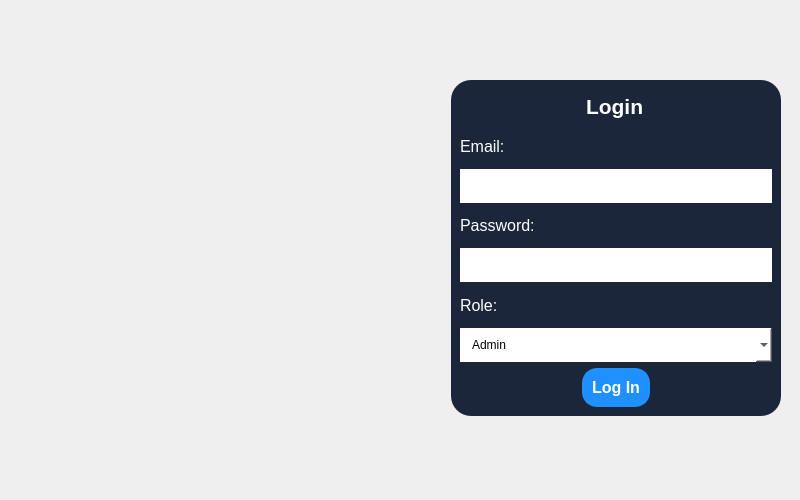
<?xml version="1.0" encoding="UTF-8"?>
<ui version="4.0">
 <class>LoginPage</class>
 <widget class="QWidget" name="LoginPage">
  <property name="geometry">
   <rect>
    <x>0</x>
    <y>0</y>
    <width>800</width>
    <height>500</height>
   </rect>
  </property>
  <property name="sizePolicy">
   <sizepolicy hsizetype="Expanding" vsizetype="Expanding">
    <horstretch>0</horstretch>
    <verstretch>0</verstretch>
   </sizepolicy>
  </property>
  <property name="minimumSize">
   <size>
    <width>800</width>
    <height>500</height>
   </size>
  </property>
  <property name="windowTitle">
   <string>LoginPage</string>
  </property>
  <property name="styleSheet">
   <string notr="true"/>
  </property>
  <widget class="QWidget" name="centralwidget">
   <property name="geometry">
    <rect>
     <x>20</x>
     <y>80</y>
     <width>761</width>
     <height>336</height>
    </rect>
   </property>
   <property name="sizePolicy">
    <sizepolicy hsizetype="Expanding" vsizetype="Expanding">
     <horstretch>0</horstretch>
     <verstretch>0</verstretch>
    </sizepolicy>
   </property>
   <property name="layoutDirection">
    <enum>Qt::LayoutDirection::LeftToRight</enum>
   </property>
   <property name="styleSheet">
    <string notr="true"/>
   </property>
   <layout class="QHBoxLayout" name="horizontalLayout" stretch="0,0">
    <property name="spacing">
     <number>100</number>
    </property>
    <item>
     <widget class="QLabel" name="logoLabel">
      <property name="sizePolicy">
       <sizepolicy hsizetype="Fixed" vsizetype="Fixed">
        <horstretch>0</horstretch>
        <verstretch>0</verstretch>
       </sizepolicy>
      </property>
      <property name="minimumSize">
       <size>
        <width>300</width>
        <height>300</height>
       </size>
      </property>
      <property name="maximumSize">
       <size>
        <width>600</width>
        <height>600</height>
       </size>
      </property>
      <property name="text">
       <string/>
      </property>
      <property name="pixmap">
       <pixmap resource="resources.qrc">:/images/images/BigLogo.png</pixmap>
      </property>
      <property name="scaledContents">
       <bool>true</bool>
      </property>
      <property name="alignment">
       <set>Qt::AlignmentFlag::AlignCenter</set>
      </property>
     </widget>
    </item>
    <item>
     <widget class="QFrame" name="loginForm">
      <property name="enabled">
       <bool>true</bool>
      </property>
      <property name="sizePolicy">
       <sizepolicy hsizetype="Fixed" vsizetype="Fixed">
        <horstretch>0</horstretch>
        <verstretch>0</verstretch>
       </sizepolicy>
      </property>
      <property name="minimumSize">
       <size>
        <width>300</width>
        <height>300</height>
       </size>
      </property>
      <property name="maximumSize">
       <size>
        <width>600</width>
        <height>600</height>
       </size>
      </property>
      <property name="styleSheet">
       <string notr="true">background-color:#1b263b;border:2px;border-radius:20px;</string>
      </property>
      <property name="frameShape">
       <enum>QFrame::Shape::StyledPanel</enum>
      </property>
      <property name="frameShadow">
       <enum>QFrame::Shadow::Raised</enum>
      </property>
      <layout class="QGridLayout" name="gridLayout_2">
       <item row="1" column="0">
        <widget class="QLabel" name="emailHead">
         <property name="enabled">
          <bool>true</bool>
         </property>
         <property name="sizePolicy">
          <sizepolicy hsizetype="Fixed" vsizetype="Expanding">
           <horstretch>0</horstretch>
           <verstretch>0</verstretch>
          </sizepolicy>
         </property>
         <property name="font">
          <font>
           <pointsize>12</pointsize>
          </font>
         </property>
         <property name="autoFillBackground">
          <bool>false</bool>
         </property>
         <property name="styleSheet">
          <string notr="true">color : #ffffff</string>
         </property>
         <property name="text">
          <string>Email:</string>
         </property>
        </widget>
       </item>
       <item row="7" column="0" alignment="Qt::AlignmentFlag::AlignHCenter">
        <widget class="QPushButton" name="LoginBTN">
         <property name="sizePolicy">
          <sizepolicy hsizetype="Fixed" vsizetype="Fixed">
           <horstretch>0</horstretch>
           <verstretch>0</verstretch>
          </sizepolicy>
         </property>
         <property name="font">
          <font>
           <pointsize>12</pointsize>
           <bold>true</bold>
          </font>
         </property>
         <property name="layoutDirection">
          <enum>Qt::LayoutDirection::LeftToRight</enum>
         </property>
         <property name="autoFillBackground">
          <bool>false</bool>
         </property>
         <property name="styleSheet">
          <string notr="true">QPushButton {
    color: white;
    background-color: #1E90FF;
    padding: 8px;
    border: 2px solid #1E90FF;
    border-radius: 15px;n
}

QPushButton:hover {
    background-color: transparent;
    border-color: #1E90FF;
    color: white;
}
</string>
         </property>
         <property name="text">
          <string>Log In</string>
         </property>
         <property name="autoDefault">
          <bool>false</bool>
         </property>
         <property name="default">
          <bool>false</bool>
         </property>
        </widget>
       </item>
       <item row="3" column="0">
        <widget class="QLabel" name="passHead">
         <property name="sizePolicy">
          <sizepolicy hsizetype="Fixed" vsizetype="Expanding">
           <horstretch>0</horstretch>
           <verstretch>0</verstretch>
          </sizepolicy>
         </property>
         <property name="font">
          <font>
           <pointsize>12</pointsize>
          </font>
         </property>
         <property name="autoFillBackground">
          <bool>false</bool>
         </property>
         <property name="styleSheet">
          <string notr="true">color : #ffffff</string>
         </property>
         <property name="text">
          <string>Password:</string>
         </property>
        </widget>
       </item>
       <item row="6" column="0">
        <widget class="QComboBox" name="roleField">
         <property name="sizePolicy">
          <sizepolicy hsizetype="Expanding" vsizetype="Expanding">
           <horstretch>0</horstretch>
           <verstretch>0</verstretch>
          </sizepolicy>
         </property>
         <property name="styleSheet">
          <string notr="true">background-color:#ffffff;
padding-left:10px</string>
         </property>
         <property name="editable">
          <bool>true</bool>
         </property>
         <item>
          <property name="text">
           <string>Admin</string>
          </property>
         </item>
         <item>
          <property name="text">
           <string>Teacher</string>
          </property>
         </item>
         <item>
          <property name="text">
           <string>Student</string>
          </property>
         </item>
        </widget>
       </item>
       <item row="2" column="0">
        <widget class="QLineEdit" name="emailField">
         <property name="sizePolicy">
          <sizepolicy hsizetype="Expanding" vsizetype="Expanding">
           <horstretch>0</horstretch>
           <verstretch>0</verstretch>
          </sizepolicy>
         </property>
         <property name="styleSheet">
          <string notr="true">background-color: #ffffff;
padding-left :10px </string>
         </property>
        </widget>
       </item>
       <item row="5" column="0">
        <widget class="QLabel" name="roleHead">
         <property name="sizePolicy">
          <sizepolicy hsizetype="Fixed" vsizetype="Expanding">
           <horstretch>0</horstretch>
           <verstretch>0</verstretch>
          </sizepolicy>
         </property>
         <property name="font">
          <font>
           <pointsize>12</pointsize>
          </font>
         </property>
         <property name="autoFillBackground">
          <bool>false</bool>
         </property>
         <property name="styleSheet">
          <string notr="true">color : #ffffff</string>
         </property>
         <property name="text">
          <string>Role:</string>
         </property>
        </widget>
       </item>
       <item row="0" column="0" alignment="Qt::AlignmentFlag::AlignHCenter">
        <widget class="QLineEdit" name="loginHead">
         <property name="enabled">
          <bool>true</bool>
         </property>
         <property name="sizePolicy">
          <sizepolicy hsizetype="Fixed" vsizetype="Expanding">
           <horstretch>0</horstretch>
           <verstretch>0</verstretch>
          </sizepolicy>
         </property>
         <property name="font">
          <font>
           <pointsize>16</pointsize>
           <bold>true</bold>
          </font>
         </property>
         <property name="styleSheet">
          <string notr="true">color : #ffffff;
width:60px
</string>
         </property>
         <property name="text">
          <string>Login</string>
         </property>
         <property name="alignment">
          <set>Qt::AlignmentFlag::AlignCenter</set>
         </property>
         <property name="dragEnabled">
          <bool>false</bool>
         </property>
         <property name="readOnly">
          <bool>true</bool>
         </property>
        </widget>
       </item>
       <item row="4" column="0">
        <widget class="QLineEdit" name="passField">
         <property name="sizePolicy">
          <sizepolicy hsizetype="Expanding" vsizetype="Expanding">
           <horstretch>0</horstretch>
           <verstretch>0</verstretch>
          </sizepolicy>
         </property>
         <property name="styleSheet">
          <string notr="true">background-color: #ffffff;
padding-left:5px;
</string>
         </property>
         <property name="echoMode">
          <enum>QLineEdit::EchoMode::Password</enum>
         </property>
        </widget>
       </item>
      </layout>
     </widget>
    </item>
   </layout>
  </widget>
 </widget>
 <tabstops>
  <tabstop>emailField</tabstop>
  <tabstop>passField</tabstop>
  <tabstop>roleField</tabstop>
  <tabstop>LoginBTN</tabstop>
 </tabstops>
 <resources>
  <include location="resources.qrc"/>
 </resources>
 <connections/>
</ui>
